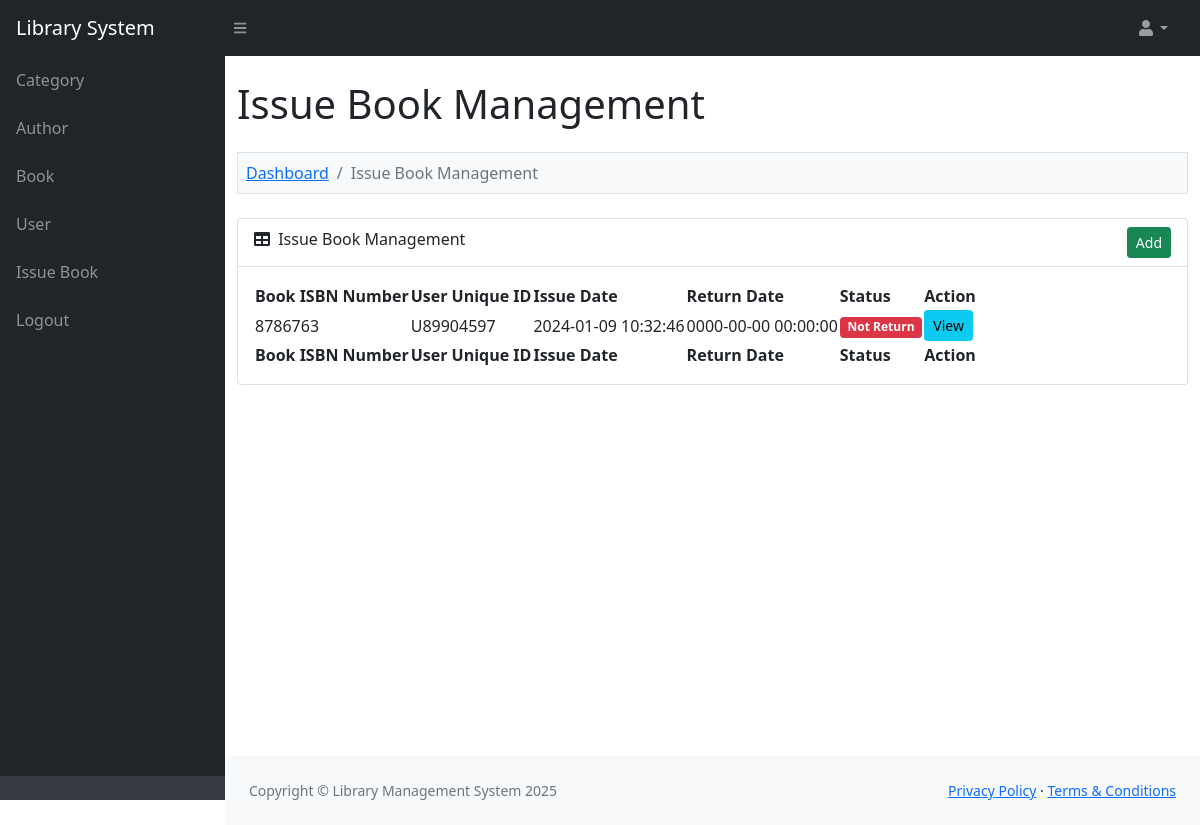
/library_management_system/admin/issue_book.php (signed in), run on the app's committed database.
### tables this page shows
CREATE TABLE `lms_issue_book` (
 `issue_book_id` int(11) NOT NULL AUTO_INCREMENT,
 `book_id` varchar(30) NOT NULL,
 `user_id` varchar(30) NOT NULL,
 `issue_date_time` datetime NOT NULL,
 `expected_return_date` datetime NOT NULL,
 `return_date_time` datetime NOT NULL,
 `book_issue_status` enum('Issue','Return','Not Return') NOT NULL,
 PRIMARY KEY (`issue_book_id`)
);

### library_management_system/admin/issue_book.php (the view, shortened to what the rows shown need)
<?php
include '../database_connection.php';
include '../function.php';
$error = '';
$query = "
	SELECT * FROM lms_issue_book
    ORDER BY issue_book_id DESC
";
$statement = $connect->prepare($query);
$statement->execute();
include '../header.php';
?>
<div class="container-fluid py-4" style="min-height: 700px;">
	<h1>Issue Book Management</h1>
    <?php
    if(isset($_GET["action"]))
    {
        if($_GET["action"] == 'add')
        {
    ?>
    <ol class="breadcrumb mt-4 mb-4 bg-light p-2 border">
        <li class="breadcrumb-item"><a href="index.php">Dashboard</a></li>
        <li class="breadcrumb-item"><a href="issue_book.php">Issue Book Management</a></li>
        <li class="breadcrumb-item active">Issue New Book</li>
    </ol>
    <div class="row">
        <div class="col-md-6">
            <?php
            if($error != '')
            {
                echo '<div class="alert alert-danger alert-dismissible fade show" role="alert"><ul class="list-unstyled">'.$error.'</ul> <button type="button" class="btn-close" data-bs-dismiss="alert" aria-label="Close"></button></div>';
            }
            ?>
            <div class="card mb-4">
                <div class="card-header">
                    <i class="fas fa-user-plus"></i> Issue New Book
                </div>
                <div class="card-body">
                    <form method="post">
                        <div class="mb-3">
                            <label class="form-label">Book ISBN Number</label>
                            <input type="text" name="book_id" id="book_id" class="form-control" />
                            <span id="book_isbn_result"></span>
                        </div>
                        <div class="mb-3">
                            <label class="form-label">User Unique ID</label>
                            <input type="text" name="user_id" id="user_id" class="form-control" />
                            <span id="user_unique_id_result"></span>
                        </div>
                        <div class="mt-4 mb-0">
                            <input type="submit" name="issue_book_button" class="btn btn-success" value="Issue" />
                        </div>
                    </form>
                    <script>
                    var book_id = document.getElementById('book_id');
                    book_id.onkeyup = function()
                    {
                        if(this.value.length > 2)
                        {
                            var form_data = new FormData();
                            form_data.append('action', 'search_book_isbn');
                            form_data.append('request', this.value);
                            fetch('action.php', {
                                method:"POST",
                                body:form_data
                            }).then(function(response){
                                return response.json();
                            }).then(function(responseData){
                                var html = '<div class="list-group" style="position:absolute; width:93%">';
                                if(responseData.length > 0)
                                {
                                    for(var count = 0; count < responseData.length; count++)
                                    {
                                        html += '<a href="#" class="list-group-item list-group-item-action"><span onclick="get_text(this)">'+responseData[count].isbn_no+'</span> - <span class="text-muted">'+responseData[count].book_name+'</span></a>';
                                    }
                                }
                                else
                                {
                                    html += '<a href="#" class="list-group-item list-group-item-action">No Book Found</a>';
                                }
                                html += '</div>';
                                document.getElementById('book_isbn_result').innerHTML = html;
                            });
                        }
                        else
                        {
                            document.getElementById('book_isbn_result').innerHTML = '';
                        }
                    }
                    function get_text(event)
                    {
                        document.getElementById('book_isbn_result').innerHTML = '';
                        document.getElementById('book_id').value = event.textContent;
                    }
                    var user_id = document.getElementById('user_id');
                    user_id.onkeyup = function(){
                        if(this.value.length > 2)
                        {
                            var form_data = new FormData();
                            form_data.append('action', 'search_user_id');
                            form_data.append('request', this.value);
                            fetch('action.php', {
                                method:"POST",
                                body:form_data
                            }).then(function(response){
                                return response.json();
                            }).then(function(responseData){
                                var html = '<div class="list-group" style="position:absolute;width:93%">';
                                if(responseData.length > 0)
                                {
                                    for(var count = 0; count < responseData.length; count++)
                                    {
                                        html += '<a href="#" class="list-group-item list-group-item-action"><span onclick="get_text1(this)">'+responseData[count].user_unique_id+'</span> - <span class="text-muted">'+responseData[count].user_name+'</span></a>';
                                    }
                                }
                                else
                                {
                                    html += '<a href="#" class="list-group-item list-group-item-action">No User Found</a>';
                                }
                                html += '</div>';
                                document.getElementById('user_unique_id_result').innerHTML = html;
                            });
                        }
                        else
                        {
                            document.getElementById('user_unique_id_result').innerHTML = '';
                        }
                    }
                    function get_text1(event)
                    {
                        document.getElementById('user_unique_id_result').innerHTML = '';
                        document.getElementById('user_id').value = event.textContent;
                    }
                    </script>
                </div>
            </div>
        </div>
    </div>
    <?php
        }
        else if($_GET["action"] == 'view')
        {
            $issue_book_id = convert_data($_GET["code"], 'decrypt');
            if($issue_book_id > 0)
            {
                $query = "
                SELECT * FROM lms_issue_book
                WHERE issue_book_id = '$issue_book_id'
                ";
                $result = $connect->query($query);
                foreach($result as $row)
                {
                    $query = "
                    SELECT * FROM lms_book
                    WHERE book_isbn_number = '".$row["book_id"]."'
                    ";
                    $book_result = $connect->query($query);
                    $query = "
                    SELECT * FROM lms_user
                    WHERE user_unique_id = '".$row["user_id"]."'
                    ";
                    $user_result = $connect->query($query);
                    echo '
                    <ol class="breadcrumb mt-4 mb-4 bg-light p-2 border">
                        <li class="breadcrumb-item"><a href="index.php">Dashboard</a></li>
                        <li class="breadcrumb-item"><a href="issue_book.php">Issue Book Management</a></li>
                        <li class="breadcrumb-item active">View Issue Book Details</li>
                    </ol>
                    ';
                    if($error != '')
                    {
                        echo '<div class="alert alert-danger">'.$error.'</div>';
                    }
                    foreach($book_result as $book_data)
                    {
                        echo '
                        <h2>Book Details</h2>
                        <table class="table table-bordered">
                            <tr>
                                <th width="30%">Book ISBN Number</th>
                                <td width="70%">'.$book_data["book_isbn_number"].'</td>
                            </tr>
                            <tr>
                                <th width="30%">Book Title</th>
                                <td width="70%">'.$book_data["book_name"].'</td>
                            </tr>
                            <tr>
                                <th width="30%">Author</th>
                                <td width="70%">'.$book_data["book_author"].'</td>
                            </tr>
                        </table>
                        <br />
                        ';
                    }
                    foreach($user_result as $user_data)
                    {
                        echo '
                        <h2>User Details</h2>
                        <table class="table table-bordered">
                            <tr>
                                <th width="30%">User Unique ID</th>
                                <td width="70%">'.$user_data["user_unique_id"].'</td>
                            </tr>
                            <tr>
                                <th width="30%">User Name</th>
                                <td width="70%">'.$user_data["user_name"].'</td>
                            </tr>
                            <tr>
                                <th width="30%">User Address</th>
                                <td width="70%">'.$user_data["user_address"].'</td>
                            </tr>
                            <tr>
                                <th width="30%">User Contact No.</th>
                                <td width="70%">'.$user_data["user_contact_no"].'</td>
                            </tr>
                            <tr>
                                <th width="30%">User Email Address</th>
                                <td width="70%">'.$user_data["user_email_address"].'</td>
                            </tr>
                        </table>
                        <br />
                        ';
                    }
                    $status = $row["book_issue_status"];
                    $form_item = '';
                    if($status == "Issue")
                    {
                        $status = '<span class="badge bg-warning">Issue</span>';
                        $form_item = '
                        <label><input type="checkbox" name="book_return_confirmation" value="Yes" /> I aknowledge that I have received Issued Book</label>
                        <br />
                        <div class="mt-4 mb-4">
                            <input type="submit" name="book_return_button" value="Book Return" class="btn btn-primary" />
                        </div>
                        ';
                    }
                    if($status == 'Not Return')
                    {
                        $status = '<span class="badge bg-danger">Not Return</span>';
                        $form_item = '
                        <label><input type="checkbox" name="book_return_confirmation" value="Yes" /> I aknowledge that I have received Issued Book</label><br />
                        <div class="mt-4 mb-4">
                            <input type="submit" name="book_return_button" value="Book Return" class="btn btn-primary" />
                        </div>
                        ';
                    }
                    if($status == 'Return')
                    {
                        $status = '<span class="badge bg-primary">Return</span>';
                    }
                    echo '
                    <h2>Issue Book Details</h2>
                    <table class="table table-bordered">
                        <tr>
                            <th width="30%">Book Issue Date</th>
                            <td width="70%">'.$row["issue_date_time"].'</td>
                        </tr>
                        <tr>
                            <th width="30%">Book Return Date</th>
                            <td width="70%">'.$row["return_date_time"].'</td>
                        </tr>
                        <tr>
                            <th width="30%">Book Issue Status</th>
                            <td width="70%">'.$status.'</td>
                        </tr>
                    </table>
                    <form method="POST">
                        <input type="hidden" name="issue_book_id" value="'.$issue_book_id.'" />
                        <input type="hidden" name="book_isbn_number" value="'.$row["book_id"].'" />
                        '.$form_item.'
                    </form>
                    <br />
                    ';
                }
            }
        }
    }
    else
    {
    ?>
    <div class="card mb-4">
        <div class="card-body">
        	<table id="datatablesSimple">
        		<thead>
        			<tr>
        				<th>Book ISBN Number</th>
                        <th>User Unique ID</th>
                        <th>Issue Date</th>
                        <th>Return Date</th>
                        <th>Status</th>
                        <th>Action</th>
        			</tr>
        		</thead>
        		<tfoot>
        			<tr>
        				<th>Book ISBN Number</th>
                        <th>User Unique ID</th>
                        <th>Issue Date</th>
                        <th>Return Date</th>
                        <th>Status</th>
                        <th>Action</th>
        			</tr>
        		</tfoot>
        		<tbody>
        		<?php
        		if($statement->rowCount() > 0)
        		{
        			foreach($statement->fetchAll() as $row)
        			{
        				$status = $row["book_issue_status"];
        				if($status == 'Not Return')
        				{
        					$status = '<span class="badge bg-danger">Not Return</span>';
        				}
        				echo '
        				<tr>
        					<td>'.$row["book_id"].'</td>
        					<td>'.$row["user_id"].'</td>
        					<td>'.$row["issue_date_time"].'</td>
        					<td>'.$row["return_date_time"].'</td>
        					<td>'.$status.'</td>
        					<td>
                                <a href="issue_book.php?action=view&code='.convert_data($row["issue_book_id"]).'" class="btn btn-info btn-sm">View</a>
                            </td>
        				</tr>
        				';
        			}
        		}
        		else
        		{
        			echo '
        			<tr>
        				<td colspan="7" class="text-center">No Data Found</td>
        			</tr>
        			';
        		}
        		?>
        		</tbody>
        	</table>
        </div>
    </div>
    <?php
    }
    ?>
</div>
<?php
include '../footer.php';
?>

### data on the page
lms_issue_book: book "8786763", user "U89904597", issue_date_time "2024-01-09 10:32:46", return_date_time "0000-00-00 00:00:00", book_issue_status "Not Return"
